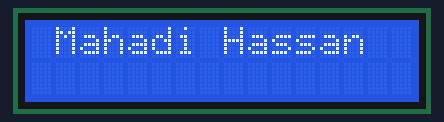
A sketch run on a simulated Arduino Mega 2560, built with avr-gcc and run on an emulated ATmega2560. Parts: 16×2 character LCD.

Above: at 0.1 s.
At 2.1 s:
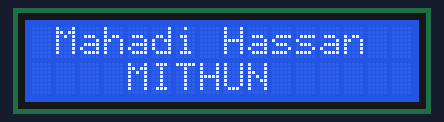
At 3.1 s:
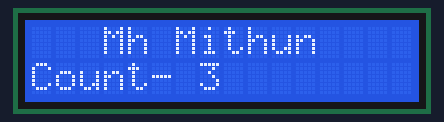
At 12.1 s:
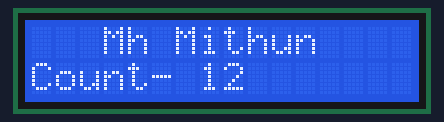
At 21.1 s:
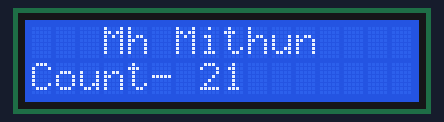
At 39.1 s:
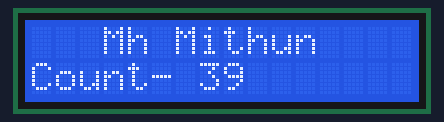

Measured:
- what the display in image 1 shows lasts 1.0 s, from 2.1 s to 3.1 s
- what the display in image 2 shows lasts 0.9 s, from 3.1 s to 4.0 s

The sketch:

lcd1602.ino
```cpp
#include<LiquidCrystal.h>

LiquidCrystal lcd1(42,44,46,48,50,52);
String s="Mahadi Hassan";
void setup(){
  lcd1.begin(16,2);

  lcd1.setCursor(1,0);
  lcd1.print(s);
  delay(2000);

  lcd1.setCursor(4,1);
  lcd1.print("MITHUN");
  delay(1000);

  lcd1.clear();
}

void loop(){
  lcd1.setCursor(3,0);
  lcd1.print("Mh Mithun");
  lcd1.setCursor(0,1);
  lcd1.print("Count-");
  lcd1.setCursor(7,1);
  lcd1.print(millis()/1000);
}
```
